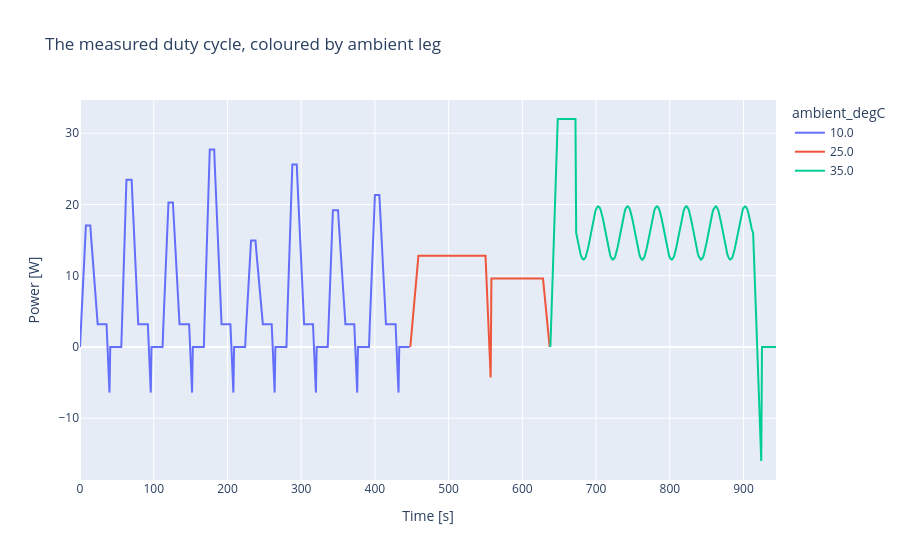

Write notebook code for a chart like this one.
### Code cell
px.line(
    drive,
    x="time_s",
    y="power_W",
    color="ambient_degC",
    title="The measured duty cycle, coloured by ambient leg",
    labels={"time_s": "Time [s]", "power_W": "Power [W]"},
)

### Figure 1 — Plotly figure (JSON) as saved in the notebook; plotly's stock layout.template omitted (floating-point values rounded to 4 significant figures; data arrays with more than 128 entries replaced by an {"elided": "..."} marker saying what was removed)
{"data": [{"hovertemplate": "ambient_degC=10.0<br>Time [s]=%{x}<br>Power [W]=%{y}<extra></extra>", "legendgroup": "10.0", "line": {"color": "#636efa", "dash": "solid"}, "marker": {"symbol": "circle"}, "mode": "lines", "name": "10.0", "orientation": "v", "showlegend": true, "type": "scatter", "x": {"elided": "448 float values"}, "xaxis": "x", "y": {"elided": "448 float values"}, "yaxis": "y"}, {"hovertemplate": "ambient_degC=25.0<br>Time [s]=%{x}<br>Power [W]=%{y}<extra></extra>", "legendgroup": "25.0", "line": {"color": "#EF553B", "dash": "solid"}, "marker": {"symbol": "circle"}, "mode": "lines", "name": "25.0", "orientation": "v", "showlegend": true, "type": "scatter", "x": {"elided": "190 float values"}, "xaxis": "x", "y": {"elided": "190 float values"}, "yaxis": "y"}, {"hovertemplate": "ambient_degC=35.0<br>Time [s]=%{x}<br>Power [W]=%{y}<extra></extra>", "legendgroup": "35.0", "line": {"color": "#00cc96", "dash": "solid"}, "marker": {"symbol": "circle"}, "mode": "lines", "name": "35.0", "orientation": "v", "showlegend": true, "type": "scatter", "x": {"elided": "307 float values"}, "xaxis": "x", "y": {"elided": "307 float values"}, "yaxis": "y"}], "layout": {"legend": {"title": {"text": "ambient_degC"}, "tracegroupgap": 0}, "title": {"text": "The measured duty cycle, coloured by ambient leg"}, "xaxis": {"anchor": "y", "domain": [0, 1], "title": {"text": "Time [s]"}}, "yaxis": {"anchor": "x", "domain": [0, 1], "title": {"text": "Power [W]"}}}}
